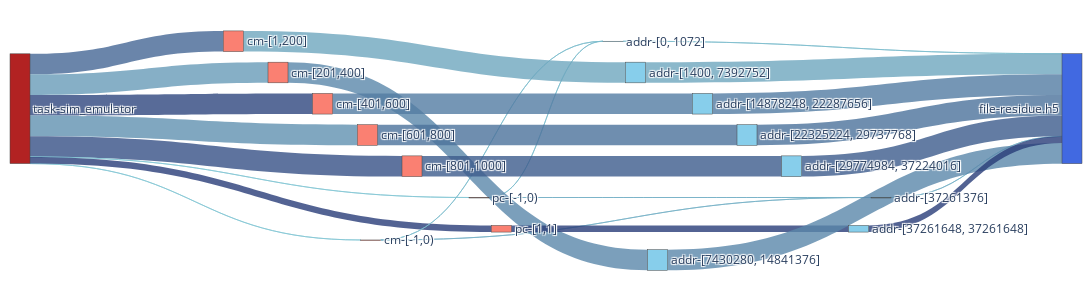

Notebook source saved alongside this figure:
### Code cell
sim_nodes, sim_nodes_dict = get_nodes_for_sankey(G_SIM, rm_tags=['sim'])

# print(node_ref2)

sim_links = get_links_for_sankey(G_SIM, sim_nodes_dict)
fig = go.Figure(go.Sankey(
            node = sim_nodes,
            link = sim_links, orientation='h'))


fig.update_layout(
    autosize=False,
    width=1400,
    height=300,
    margin=dict(
        l=10,
        r=10,
        b=40,
        t=10,
        pad=2
    ),
)
fig.show()
fig.write_html(f"{image_path}/sankey-grouped-sim_w-vol-vfd-.html")

### Figure 1 — Plotly figure (JSON) as saved in the notebook; plotly's stock layout.template omitted (floating-point values rounded to 4 significant figures)
{"data": [{"link": {"color": ["rgba(132.85714285714286, 199.28571428571428, 212.85714285714286, 0.8)", "rgba(68.57142857142857, 102.85714285714286, 148.57142857142856, 0.8)", "rgba(104.28571428571428, 156.42857142857144, 184.28571428571428, 0.8)", "rgba(47.14285714285715, 70.71428571428572, 127.14285714285715, 0.8)", "rgba(97.14285714285714, 145.71428571428572, 177.14285714285714, 0.8)", "rgba(54.28571428571429, 81.42857142857144, 134.28571428571428, 0.8)", "rgba(132.85714285714286, 199.28571428571428, 212.85714285714286, 0.8)", "rgba(40.0, 60.0, 120.0, 0.8)", "rgba(125.71428571428572, 188.57142857142858, 205.71428571428572, 0.8)", "rgba(118.57142857142857, 177.85714285714286, 198.57142857142858, 0.8)", "rgba(125.71428571428572, 188.57142857142858, 205.71428571428572, 0.8)", "rgba(118.57142857142857, 177.85714285714286, 198.57142857142858, 0.8)", "rgba(111.42857142857143, 167.14285714285714, 191.42857142857144, 0.8)", "rgba(90.0, 135.0, 170.0, 0.8)", "rgba(82.85714285714286, 124.28571428571429, 162.85714285714286, 0.8)", "rgba(75.71428571428571, 113.57142857142857, 155.71428571428572, 0.8)", "rgba(61.42857142857143, 92.14285714285714, 141.42857142857144, 0.8)", "rgba(40.0, 60.0, 120.0, 0.8)", "rgba(125.71428571428572, 188.57142857142858, 205.71428571428572, 0.8)", "rgba(118.57142857142857, 177.85714285714286, 198.57142857142858, 0.8)", "rgba(111.42857142857143, 167.14285714285714, 191.42857142857144, 0.8)", "rgba(90.0, 135.0, 170.0, 0.8)", "rgba(82.85714285714286, 124.28571428571429, 162.85714285714286, 0.8)", "rgba(75.71428571428571, 113.57142857142857, 155.71428571428572, 0.8)", "rgba(61.42857142857143, 92.14285714285714, 141.42857142857144, 0.8)", "rgba(40.0, 60.0, 120.0, 0.8)"], "label": ["Access Volume : 0 <br />Average Count : 4 <br />Average Access Size : 0 <br />Operation : write<br />Bandwidth : 0", "Access Volume : 7.42 MB <br />Average Count : 200 <br />Average Access Size : 37.11 KB <br />Operation : write<br />Bandwidth : 2.41 MB/s", "Access Volume : 7.44 MB <br />Average Count : 200 <br />Average Access Size : 37.21 KB <br />Operation : write<br />Bandwidth : 1.87 MB/s", "Access Volume : 7.44 MB <br />Average Count : 200 <br />Average Access Size : 37.2 KB <br />Operation : write<br />Bandwidth : 2.51 MB/s", "Access Volume : 7.44 MB <br />Average Count : 200 <br />Average Access Size : 37.21 KB <br />Operation : write<br />Bandwidth : 1.89 MB/s", "Access Volume : 7.48 MB <br />Average Count : 201 <br />Average Access Size : 37.21 KB <br />Operation : write<br />Bandwidth : 2.48 MB/s", "Access Volume : 0 <br />Average Count : 4 <br />Average Access Size : 0 <br />Operation : write<br />Bandwidth : 0", "Access Volume : 2.4 MB <br />Average Count : 1 <br />Average Access Size : 2.4 MB <br />Operation : write<br />Bandwidth : 1.56 GB/s", "Access Volume : 5.19 KB <br />Average Count : 24 <br />Average Access Size : 216.33 B <br />Operation : write<br />Bandwidth : 292.05 B/s", "Access Volume : 272 B <br />Average Count : 1 <br />Average Access Size : 272 B <br />Operation : write<br />Bandwidth : 176.85 KB/s", "Access Volume : 5.19 KB <br />Average Count : 24 <br />Average Access Size : 216.33 B <br />Operation : write<br />Bandwidth : 292.05 B/s", "Access Volume : 272 B <br />Average Count : 1 <br />Average Access Size : 272 B <br />Operation : write<br />Bandwidth : 176.85 KB/s", "Access Volume : 7.46 MB <br />Average Count : 202 <br />Average Access Size : 36.94 KB <br />Operation : write<br />Bandwidth : 440.16 KB/s", "Access Volume : 7.45 MB <br />Average Count : 200 <br />Average Access Size : 37.24 KB <br />Operation : write<br />Bandwidth : 2.11 MB/s", "Access Volume : 7.45 MB <br />Average Count : 200 <br />Average Access Size : 37.23 KB <br />Operation : write<br />Bandwidth : 2.12 MB/s", "Access Volume : 7.45 MB <br />Average Count : 200 <br />Average Access Size : 37.25 KB <br />Operation : write<br />Bandwidth : 2.13 MB/s", "Access Volume : 7.49 MB <br />Average Count : 201 <br />Average Access Size : 37.25 KB <br />Operation : write<br />Bandwidth : 2.42 MB/s", "Access Volume : 2.4 MB <br />Average Count : 1 <br />Average Access Size : 2.4 MB <br />Operation : write<br />Bandwidth : 1.56 GB/s", "Access Volume : 5.19 KB <br />Average Count : 24 <br />Average Access Size : 216.33 B <br />Operation : write<br />Bandwidth : 292.05 B/s", "Access Volume : 272 B <br />Average Count : 1 <br />Average Access Size : 272 B <br />Operation : write<br />Bandwidth : 176.85 KB/s", "Access Volume : 7.46 MB <br />Average Count : 202 <br />Average Access Size : 36.94 KB <br />Operation : write<br />Bandwidth : 440.16 KB/s", "Access Volume : 7.45 MB <br />Average Count : 200 <br />Average Access Size : 37.24 KB <br />Operation : write<br />Bandwidth : 2.11 MB/s", "Access Volume : 7.45 MB <br />Average Count : 200 <br />Average Access Size : 37.23 KB <br />Operation : write<br />Bandwidth : 2.12 MB/s", "Access Volume : 7.45 MB <br />Average Count : 200 <br />Average Access Size : 37.25 KB <br />Operation : write<br />Bandwidth : 2.13 MB/s", "Access Volume : 7.49 MB <br />Average Count : 201 <br />Average Access Size : 37.25 KB <br />Operation : write<br />Bandwidth : 2.42 MB/s", "Access Volume : 2.4 MB <br />Average Count : 1 <br />Average Access Size : 2.4 MB <br />Operation : write<br />Bandwidth : 1.56 GB/s"], "source": [0, 0, 0, 0, 0, 0, 0, 0, 1, 1, 2, 2, 3, 4, 5, 6, 7, 8, 9, 10, 11, 12, 13, 14, 15, 16], "target": [1, 3, 4, 5, 6, 7, 2, 8, 9, 10, 9, 10, 11, 12, 13, 14, 15, 16, 17, 17, 17, 17, 17, 17, 17, 17], "value": [1, 7422108, 7441148, 7440164, 7442936, 7479508, 1, 2400000, 5192, 272, 5192, 272, 7460880, 7447968, 7446976, 7449760, 7486392, 2400000, 5192, 272, 7460880, 7447968, 7446976, 7449760, 7486392, 2400000]}, "node": {"color": ["FireBrick", "Salmon", "Salmon", "Salmon", "Salmon", "Salmon", "Salmon", "Salmon", "Salmon", "SkyBlue", "SkyBlue", "SkyBlue", "SkyBlue", "SkyBlue", "SkyBlue", "SkyBlue", "SkyBlue", "RoyalBlue"], "label": ["task-sim_emulator", "cm-[-1,0)", "pc-[-1,0)", "cm-[1,200]", "cm-[201,400]", "cm-[401,600]", "cm-[601,800]", "cm-[801,1000]", "pc-[1,1]", "addr-[0, 1072]", "addr-[37261376]", "addr-[1400, 7392752]", "addr-[7430280, 14841376]", "addr-[14878248, 22287656]", "addr-[22325224, 29737768]", "addr-[29774984, 37224016]", "addr-[37261648, 37261648]", "file-residue.h5"], "x": [0, 0.1875, 0.4375, 0.2083, 0.25, 0.2917, 0.3333, 0.375, 0.4583, 0.5625, 0.8125, 0.5833, 0.6042, 0.6458, 0.6875, 0.7292, 0.7917, 1], "y": [0, 0, 0.75, 0.125, 0.25, 0.375, 0.5, 0.625, 0.875, 0.125, 0.75, 0.25, 1, 0.375, 0.5, 0.625, 0.875, 0]}, "orientation": "h", "type": "sankey"}], "layout": {"autosize": false, "height": 300, "margin": {"b": 40, "l": 10, "pad": 2, "r": 10, "t": 10}, "width": 1400}}
